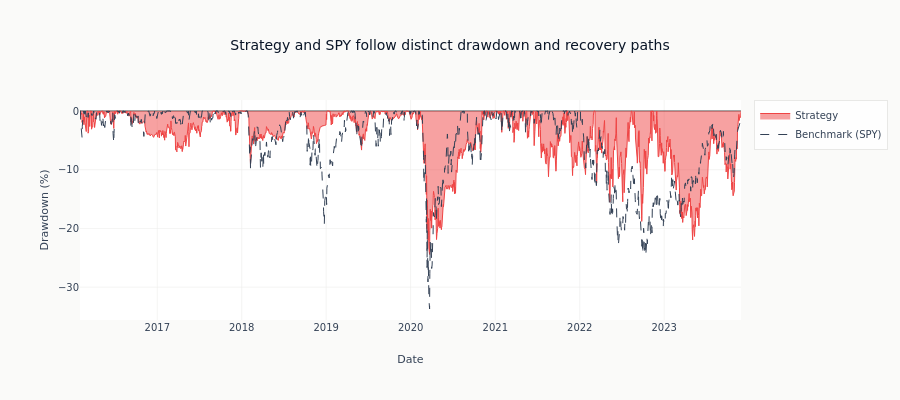

Write notebook code for a chart like this one.
### Code cell
# Plot underwater curve
fig = go.Figure()

fig.add_trace(
    go.Scatter(
        x=dd_series.index,
        y=dd_series * 100,
        name="Strategy",
        fill="tozeroy",
        line=dict(color=COLORS["negative"], width=1),
    )
)

fig.add_trace(
    go.Scatter(
        x=dd_benchmark.index,
        y=dd_benchmark * 100,
        name="Benchmark (SPY)",
        line=dict(color=COLORS["neutral"], width=1, dash="dash"),
    )
)

fig.update_layout(
    title="Strategy and SPY follow distinct drawdown and recovery paths",
    xaxis_title="Date",
    yaxis_title="Drawdown (%)",
    height=400,
)
show_plotly_with_alt(
    fig,
    "Two underwater curves against date, the strategy filled to zero and the benchmark dashed, each showing the percentage below its own running peak.",
)

### Figure 1 — Plotly figure (JSON) as saved in the notebook; plotly's stock layout.template omitted (floating-point values rounded to 4 significant figures; data arrays with more than 128 entries replaced by an {"elided": "..."} marker saying what was removed)
{"data": [{"fill": "tozeroy", "line": {"color": "#ef4444", "width": 1}, "name": "Strategy", "type": "scatter", "x": {"elided": "1971 str values"}, "y": {"elided": "1971 float values"}}, {"line": {"color": "#334155", "dash": "dash", "width": 1}, "name": "Benchmark (SPY)", "type": "scatter", "x": {"elided": "1971 str values"}, "y": {"elided": "1971 float values"}}], "layout": {"height": 400, "title": {"text": "Strategy and SPY follow distinct drawdown and recovery paths"}, "xaxis": {"title": {"text": "Date"}}, "yaxis": {"title": {"text": "Drawdown (%)"}}}}
